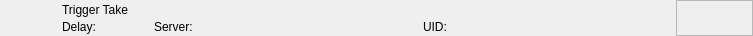
<?xml version="1.0" encoding="UTF-8"?>
<ui version="4.0">
 <class>RundownTakeWidget</class>
 <widget class="QWidget" name="RundownTakeWidget">
  <property name="geometry">
   <rect>
    <x>0</x>
    <y>0</y>
    <width>753</width>
    <height>36</height>
   </rect>
  </property>
  <layout class="QHBoxLayout" name="horizontalLayout">
   <property name="spacing">
    <number>0</number>
   </property>
   <property name="margin">
    <number>0</number>
   </property>
   <item>
    <widget class="QFrame" name="frameItem">
     <property name="sizePolicy">
      <sizepolicy hsizetype="Preferred" vsizetype="Fixed">
       <horstretch>0</horstretch>
       <verstretch>0</verstretch>
      </sizepolicy>
     </property>
     <property name="minimumSize">
      <size>
       <width>0</width>
       <height>36</height>
      </size>
     </property>
     <widget class="QLabel" name="labelIcon">
      <property name="geometry">
       <rect>
        <x>22</x>
        <y>2</y>
        <width>32</width>
        <height>32</height>
       </rect>
      </property>
      <property name="text">
       <string/>
      </property>
      <property name="pixmap">
       <pixmap resource="../../Widgets.qrc">:/Graphics/Images/TriCaster/TriggerTake.png</pixmap>
      </property>
      <property name="scaledContents">
       <bool>true</bool>
      </property>
     </widget>
     <widget class="QLabel" name="labelLabel">
      <property name="geometry">
       <rect>
        <x>62</x>
        <y>2</y>
        <width>561</width>
        <height>16</height>
       </rect>
      </property>
      <property name="text">
       <string>Trigger Take</string>
      </property>
     </widget>
     <widget class="QLabel" name="labelColor">
      <property name="geometry">
       <rect>
        <x>0</x>
        <y>0</y>
        <width>18</width>
        <height>36</height>
       </rect>
      </property>
      <property name="text">
       <string/>
      </property>
     </widget>
     <widget class="QLabel" name="labelGroupColor">
      <property name="geometry">
       <rect>
        <x>0</x>
        <y>0</y>
        <width>6</width>
        <height>36</height>
       </rect>
      </property>
      <property name="text">
       <string/>
      </property>
     </widget>
     <widget class="QLabel" name="labelDevice">
      <property name="geometry">
       <rect>
        <x>154</x>
        <y>19</y>
        <width>260</width>
        <height>16</height>
       </rect>
      </property>
      <property name="text">
       <string>Server:</string>
      </property>
     </widget>
     <widget class="QLabel" name="labelDelay">
      <property name="geometry">
       <rect>
        <x>62</x>
        <y>19</y>
        <width>83</width>
        <height>16</height>
       </rect>
      </property>
      <property name="text">
       <string>Delay:</string>
      </property>
     </widget>
     <widget class="QLabel" name="labelRemoteTriggerId">
      <property name="geometry">
       <rect>
        <x>423</x>
        <y>19</y>
        <width>111</width>
        <height>16</height>
       </rect>
      </property>
      <property name="text">
       <string>UID:</string>
      </property>
     </widget>
    </widget>
   </item>
   <item>
    <widget class="QFrame" name="frameStatus">
     <property name="minimumSize">
      <size>
       <width>77</width>
       <height>0</height>
      </size>
     </property>
     <property name="maximumSize">
      <size>
       <width>77</width>
       <height>16777215</height>
      </size>
     </property>
     <property name="frameShape">
      <enum>QFrame::StyledPanel</enum>
     </property>
     <property name="frameShadow">
      <enum>QFrame::Raised</enum>
     </property>
     <widget class="QLabel" name="labelGpiConnected">
      <property name="geometry">
       <rect>
        <x>1</x>
        <y>2</y>
        <width>32</width>
        <height>32</height>
       </rect>
      </property>
      <property name="minimumSize">
       <size>
        <width>32</width>
        <height>32</height>
       </size>
      </property>
      <property name="maximumSize">
       <size>
        <width>32</width>
        <height>32</height>
       </size>
      </property>
      <property name="lineWidth">
       <number>0</number>
      </property>
      <property name="text">
       <string/>
      </property>
      <property name="pixmap">
       <pixmap resource="../../Widgets.qrc">:/Graphics/Images/GpiConnected.png</pixmap>
      </property>
      <property name="scaledContents">
       <bool>true</bool>
      </property>
     </widget>
     <widget class="QLabel" name="labelDisconnected">
      <property name="geometry">
       <rect>
        <x>32</x>
        <y>2</y>
        <width>32</width>
        <height>32</height>
       </rect>
      </property>
      <property name="minimumSize">
       <size>
        <width>32</width>
        <height>32</height>
       </size>
      </property>
      <property name="maximumSize">
       <size>
        <width>32</width>
        <height>32</height>
       </size>
      </property>
      <property name="text">
       <string/>
      </property>
      <property name="pixmap">
       <pixmap resource="../../Widgets.qrc">:/Graphics/Images/Disconnected.png</pixmap>
      </property>
      <property name="scaledContents">
       <bool>true</bool>
      </property>
     </widget>
     <widget class="QLabel" name="labelActiveColor">
      <property name="geometry">
       <rect>
        <x>69</x>
        <y>0</y>
        <width>8</width>
        <height>36</height>
       </rect>
      </property>
      <property name="minimumSize">
       <size>
        <width>8</width>
        <height>36</height>
       </size>
      </property>
      <property name="maximumSize">
       <size>
        <width>8</width>
        <height>36</height>
       </size>
      </property>
      <property name="text">
       <string/>
      </property>
     </widget>
    </widget>
   </item>
  </layout>
 </widget>
 <resources>
  <include location="../../Widgets.qrc"/>
 </resources>
 <connections/>
 <slots>
  <slot>addToCombo()</slot>
 </slots>
</ui>
